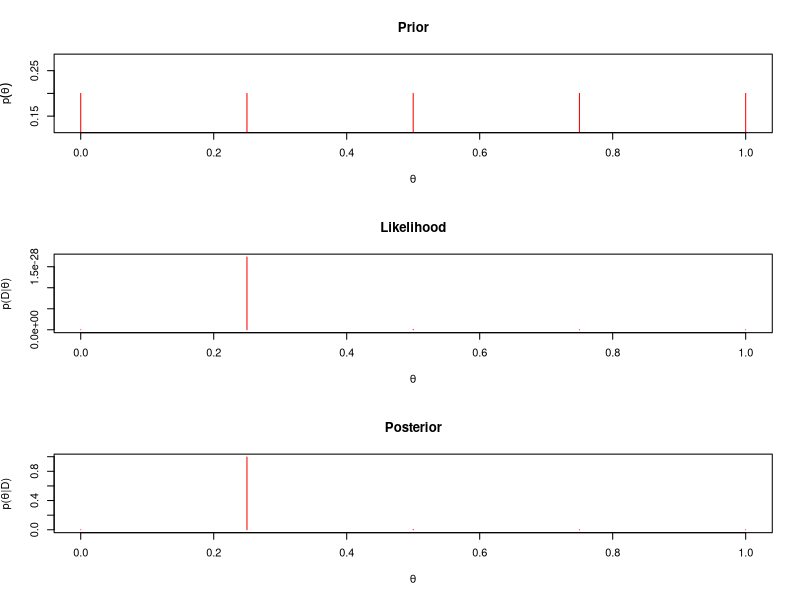

This figure's R source:
## ---- chunk 1
knitr::opts_chunk$set(echo = TRUE)
## ---- chunk 2
# Data
z = 32 
N = 100  

# Prior  
Theta = c(0, 0.25, 0.5, 0.75, 1)
# uninformed prior
prior = rep(1/length(Theta), length(Theta))
# Likelihood  
likelihood = Theta^z * (1-Theta)^(N-z) # Bernoulli likelihood  
# Posterior  
evidence = sum( likelihood * prior )  
posterior = likelihood * prior / evidence # Bayes' rule!  

### Plotting

par(mfrow=c(3,1)) 

# plot prior  
plot(Theta , prior,   
     type="h", lwd=1, main="Prior",  
     xlim=c(0,1) , xlab=bquote(theta),  
     #ylim=c(0,1.1*max(posterior)),   
     ylab=bquote(p(theta)),  
     col="red")  

# plot Likelihood  
plot( Theta , likelihood ,   
      type="h" , lwd=1 , main="Likelihood",  
      xlim=c(0,1) , xlab=bquote(theta),  
      #ylim=c(0,1.1*max(likelihood)),   
      ylab=bquote(paste("p(D|",theta,")")),  
      col="red" )  


# plot posterior  
plot( Theta , posterior,   
      type="h" , lwd=1 , main="Posterior" ,  
      xlim=c(0,1) , xlab=bquote(theta),  
      #ylim=c(0,1.1*max(posterior)),   
      ylab=bquote(paste("p(",theta,"|D)")),  
      col="red") 
## ---- chunk 3
names(posterior)<-Theta
print(posterior)
## ---- chunk 4
sessionInfo()
